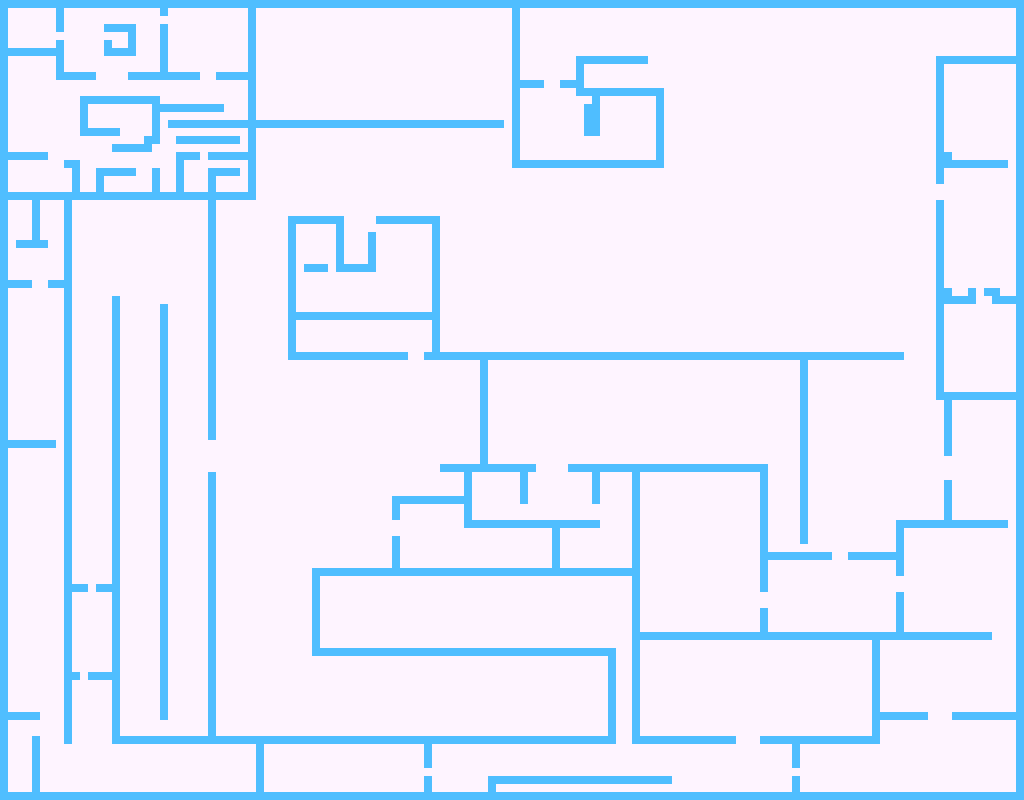

Tiled map render using the project's own tile images. Description and the map definition, with tile-layer contents summarised, below:
An orthogonal 128x100 tile map with 8x8 px tiles, 2 tile layers (Graphics, Collisions), 2 tilesets.

<map version="1.2" tiledversion="1.2.3" orientation="orthogonal" renderorder="right-down" width="128" height="100" tilewidth="8" tileheight="8" infinite="0" nextlayerid="16" nextobjectid="1">
 <tileset firstgid="1" name="Minimal" tilewidth="32" tileheight="32" tilecount="16" columns="4">
  <image source="tileset.png" width="128" height="128" />
 </tileset>
 <tileset firstgid="17" name="TileMini" tilewidth="8" tileheight="8" tilecount="256" columns="16">
  <image source="tileset2.png" width="128" height="128" />
 </tileset>
 <layer id="13" name="Graphics" width="128" height="100">
  <properties>
   <property name="Draw" type="bool" value="true" />
  </properties>
  <data>[12800 cells, 12800 non-empty, 1 distinct tile ids]</data>
 </layer>
 <layer id="15" name="Collisions" width="128" height="100">
  <properties>
   <property name="Draw" type="bool" value="false" />
   <property name="Navigation" type="bool" value="true" />
  </properties>
  <data>[12800 cells, 1798 non-empty, 1 distinct tile ids]</data>
 </layer>
</map>
